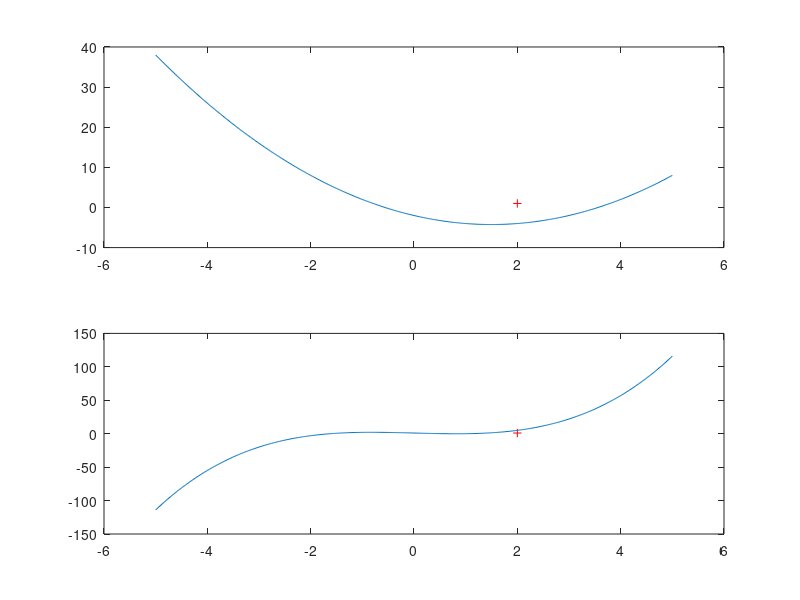

MATLAB code for this plot: (Note: this script raises an error after producing the figure.)
%Ejercicio 1 
clear all;close all;
for i = -2:0.05:2
    hold on;
    plot(i, 2*(i.^2)+3, '.r');
    
end
hold off;

for i = 2:0.01:4
    hold on;
    plot(i, 2*i +1, '.r');
end
hold off;

%Ejercicio 2
clear all;close all;
x = -5:0.02:5;
subplot(2,1,1), plot(2,1,'+r'), hold on, plot(x, x.^2 - 3*x - 2), hold off;
subplot(2,1,2), plot(2,1,'+r'), hold on, plot(x, x.^3 - 2*x + 1), hold off;

%Ejercicio 3
clear all; close all;
Imagen = imread('spine.tif');
ImRuido = imnoise(Imagen,'salt & pepper',0.05);
%imshow(Imagen);
subplot(3,2,1), subimage(Imagen), title ('Imagen original');
subplot(3,2,2), subimage(ImRuido), title ('Imagen con ruido');
subplot(3,2,3), subimage(imfilter(ImRuido, fspecial('average'))), title('Filtro media');
subplot(3,2,4), subimage(imfilter(ImRuido, fspecial('gaussian'))), title('Filtro gaussiano');
subplot(3,2,5), subimage(medfilt2(imnoise(ImRuido))), title('Filtro mediana');
%El mejor resultado en este caso se obtiene con el filtro de la mediana. 

%Ejercicio 4 RUIDO GAUSSIANO 
clear all; close all;
Imagen = imread('peppers.png');
ImRuido = imnoise(Imagen,'gaussian');
subplot(3,2,1), subimage(Imagen), title ('Imagen original');
subplot(3,2,2), subimage(ImRuido), title ('Imagen con ruido');
subplot(3,2,3), subimage(imfilter(ImRuido, fspecial('average'))), title('Filtro media');
subplot(3,2,4), subimage(imfilter(ImRuido, fspecial('gaussian'))), title('Filtro gaussiano');
subplot(3,2,5), subimage(medfilt2(imnoise(ImRuido))), title('Filtro mediana'); 

